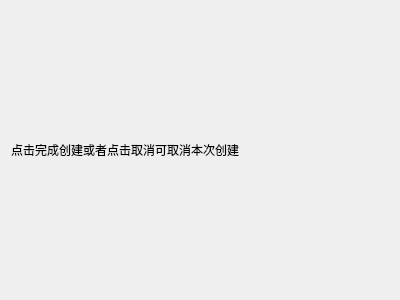
<?xml version="1.0" encoding="UTF-8"?>
<ui version="4.0">
 <class>ConfirmPage</class>
 <widget class="QWizardPage" name="ConfirmPage">
  <property name="geometry">
   <rect>
    <x>0</x>
    <y>0</y>
    <width>400</width>
    <height>300</height>
   </rect>
  </property>
  <property name="windowTitle">
   <string>WizardPage</string>
  </property>
  <layout class="QGridLayout" name="gridLayout">
   <item row="0" column="0">
    <layout class="QVBoxLayout" name="verticalLayout">
     <item>
      <widget class="QLabel" name="label">
       <property name="text">
        <string>点击完成创建或者点击取消可取消本次创建</string>
       </property>
      </widget>
     </item>
    </layout>
   </item>
  </layout>
 </widget>
 <resources/>
 <connections/>
</ui>
